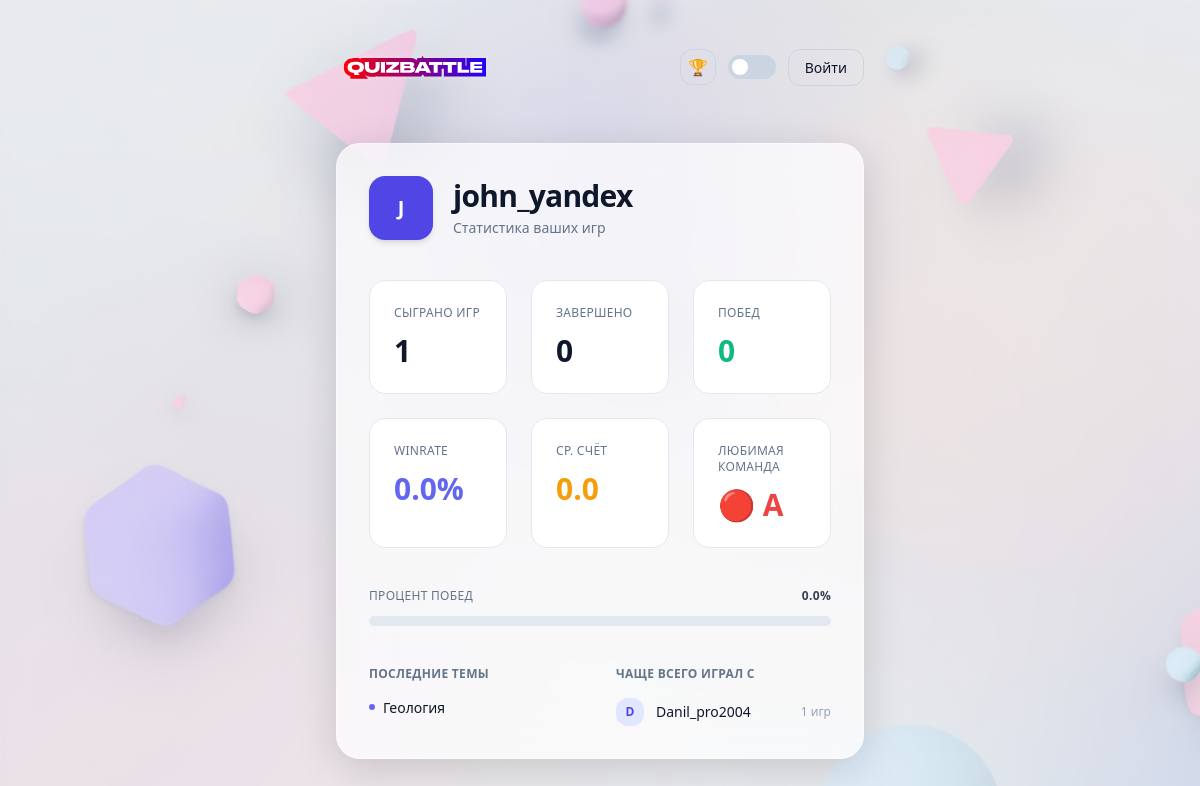
/profile (signed in), run on the app's committed database.
### app/models.py (models this page shows)
class User(Base):
    __tablename__ = "users"
    id: Mapped[int] = mapped_column(Integer, primary_key=True, index=True)
    username: Mapped[str] = mapped_column(String(50), unique=True, index=True)
    password_hash: Mapped[str] = mapped_column(String(255))
    created_at: Mapped[datetime] = mapped_column(DateTime, default=datetime.utcnow)

class Game(Base):
    __tablename__ = "games"
    id: Mapped[int] = mapped_column(Integer, primary_key=True, index=True)
    pin: Mapped[str] = mapped_column(String(6), unique=True, index=True)
    topic: Mapped[str] = mapped_column(String(255))
    questions_per_team: Mapped[int] = mapped_column(Integer)
    status: Mapped[str] = mapped_column(String(32), default="waiting")
    current_team: Mapped[str | None] = mapped_column(String(1), nullable=True)
    current_index_a: Mapped[int] = mapped_column(Integer, default=0)
    current_index_b: Mapped[int] = mapped_column(Integer, default=0)
    score_a: Mapped[int] = mapped_column(Integer, default=0)
    score_b: Mapped[int] = mapped_column(Integer, default=0)
    created_at: Mapped[datetime] = mapped_column(DateTime, default=datetime.utcnow)
    difficulty: Mapped[str] = mapped_column(String(16), default="medium")
    phase: Mapped[str] = mapped_column(String(32), default="gathering")
    question_started_at: Mapped[datetime | None] = mapped_column(DateTime, nullable=True)
    players: Mapped[list["Player"]] = relationship(
        back_populates="game", cascade="all, delete-orphan"
    )
    questions: Mapped[list["Question"]] = relationship(
        back_populates="game", cascade="all, delete-orphan"
    )

class Player(Base):
    __tablename__ = "players"
    id: Mapped[int] = mapped_column(Integer, primary_key=True, index=True)
    game_id: Mapped[int] = mapped_column(
        ForeignKey("games.id", ondelete="CASCADE"), index=True
    )
    user_id: Mapped[int | None] = mapped_column(
        ForeignKey("users.id", ondelete="SET NULL"), nullable=True, index=True
    )
    name: Mapped[str] = mapped_column(String(80))
    team: Mapped[str | None] = mapped_column(String(1), nullable=True)
    is_host: Mapped[bool] = mapped_column(Boolean, default=False)
    is_captain: Mapped[bool] = mapped_column(Boolean, default=False)
    active: Mapped[bool] = mapped_column(Boolean, default=True)
    joined_at: Mapped[datetime] = mapped_column(DateTime, default=datetime.utcnow)
    game: Mapped[Game] = relationship(back_populates="players")

### app/routers.py (the view)
@router.get("/profile", response_class=HTMLResponse)
def profile_page(
    request: Request,
    current_user: User = Depends(get_current_user),
    db: Session = Depends(get_db),
):
    stats = game_service.get_user_stats(
        db,
        user_id=current_user.id,
        username=current_user.username
    )
    return templates.TemplateResponse(
        "profile.html",
        {
            "request": request,
            "user": current_user,
            "stats": stats
        }
    )

### app/templates/profile.html (shortened to what this page needs)
{% extends 'base.html' %}
{% block card %}
<div class="space-y-10">
  {% if not user %}
  <div class="flex flex-col items-center gap-4 py-16 text-center">
    <div class="w-16 h-16 rounded-full bg-slate-200 dark:bg-slate-800 flex items-center justify-center">
      <svg xmlns="http://www.w3.org/2000/svg"
           class="w-8 h-8 text-slate-400"
           fill="none"
           viewBox="0 0 24 24"
           stroke="currentColor"
           stroke-width="1.5">
        <path stroke-linecap="round"
              stroke-linejoin="round"
              d="M15.75 6a3.75 3.75 0 11-7.5 0 3.75 3.75 0 017.5 0zM4.501 20.118a7.5 7.5 0 0114.998 0A17.933 17.933 0 0112 21.75c-2.676 0-5.216-.584-7.499-1.632z" />
      </svg>
    </div>
    <p class="text-slate-500 dark:text-slate-400 text-sm">
      Войдите в аккаунт, чтобы увидеть профиль
    </p>
    <a href="/login"
       class="px-6 py-2.5 rounded-xl font-semibold bg-indigo-600 text-white hover:bg-indigo-500 transition">
      Войти
    </a>
  </div>
  {% else %}
  {% set s = stats %}
  {% set wr = (s.wins / s.games_played * 100) | round(1) if s and s.games_played > 0 else 0 %}
  <div class="flex items-center gap-5">
    <div class="w-16 h-16 rounded-2xl bg-indigo-600 flex items-center justify-center
                text-white text-xl font-bold shadow-md">
      {{ user.username[0].upper() }}
    </div>
    <div>
      <h1 class="text-3xl font-bold tracking-tight">
        {{ user.username }}
      </h1>
      <p class="text-sm text-slate-500 dark:text-slate-400 mt-1">
        Статистика ваших игр
      </p>
    </div>
  </div>
  {% if s %}
  <div class="grid grid-cols-2 sm:grid-cols-3 gap-6">
    {% macro stat(title, value, color="") %}
    <div class="p-6 rounded-2xl bg-white dark:bg-slate-900 border border-slate-200 dark:border-slate-800">
      <p class="text-xs uppercase tracking-wide text-slate-500 dark:text-slate-400 mb-3">
        {{ title }}
      </p>
      <p class="text-3xl font-semibold {{ color }}">
        {{ value }}
      </p>
    </div>
    {% endmacro %}
    {{ stat("Сыграно игр", s.games_played) }}
    {{ stat("Завершено", s.games_finished) }}
    {{ stat("Побед", s.wins, "text-emerald-500") }}
    {{ stat("Winrate", wr ~ "%", "text-indigo-500") }}
    {{ stat("Ср. счёт", s.average_team_score, "text-amber-500") }}
    {{ stat("Любимая команда", "🔴 A" if s.favorite_team == "A" else "🔵 B" if s.favorite_team == "B" else "—", "text-red-500" if s.favorite_team == "A" else "text-blue-500" if s.favorite_team == "B" else "") }}
  </div>
  <div class="space-y-3">
    <div class="flex justify-between text-xs uppercase tracking-wide text-slate-500 dark:text-slate-400">
      <span>Процент побед</span>
      <span class="font-semibold text-slate-700 dark:text-slate-200">{{ wr }}%</span>
    </div>
    <div class="h-2.5 w-full rounded-full bg-slate-200 dark:bg-slate-800 overflow-hidden">
    </div>
  </div>
  <div class="grid grid-cols-1 sm:grid-cols-2 gap-8">
    <div class="space-y-4">
      <h3 class="text-xs font-semibold uppercase tracking-wide text-slate-500 dark:text-slate-400">
        Последние темы
      </h3>
      <ul class="space-y-2 text-sm">
        {% if s.recent_topics %}
          {% for topic in s.recent_topics %}
            <li class="flex items-start gap-2">
              <span class="mt-1.5 w-1.5 h-1.5 rounded-full bg-indigo-500"></span>
              <span>{{ topic }}</span>
            </li>
          {% endfor %}
        {% else %}
          <li class="text-slate-400 dark:text-slate-500">
            Пока нет сыгранных игр
          </li>
        {% endif %}
      </ul>
    </div>
    <div class="space-y-4">
      <h3 class="text-xs font-semibold uppercase tracking-wide text-slate-500 dark:text-slate-400">
        Чаще всего играл с
      </h3>
      <ul class="space-y-3 text-sm">
        {% if s.frequent_teammates %}
          {% for mate in s.frequent_teammates %}
            <li class="flex items-center justify-between">
              <div class="flex items-center gap-3">
                <div class="w-7 h-7 rounded-xl bg-indigo-100 dark:bg-indigo-900/40
                            flex items-center justify-center
                            text-indigo-600 dark:text-indigo-400
                            text-xs font-semibold">
                  {{ mate.name[0].upper() }}
                </div>
                <span>{{ mate.name }}</span>
              </div>
              <span class="text-xs text-slate-400 dark:text-slate-500">
                {{ mate.games_together }} игр
              </span>
            </li>
          {% endfor %}
        {% else %}
          <li class="text-slate-400 dark:text-slate-500">
            Пока недостаточно данных
          </li>
        {% endif %}
      </ul>
    </div>
  </div>
  {% else %}
    <p class="text-center text-sm text-slate-400 dark:text-slate-500 py-10">
      Статистика пока недоступна
    </p>
  {% endif %}
  {% endif %}
</div>
{% endblock %}

### app/templates/base.html (style rules this page uses)
html, body { overflow-x: hidden; max-width: 100%; }

### data on the page
User: username "J", username "john_yandex"
Game: topic "Геология"
Player: name "D", name "Danil_pro2004", games_together "1"

### other printed values
{{ title }} "СЫГРАНО ИГР ЗАВЕРШЕНО ПОБЕД WINRATE СР. СЧЁТ ЛЮБИМАЯ КОМАНДА"
{{ value }} "1 0 0 0.0% 0.0 🔴 A"
{{ wr }} "0.0"
